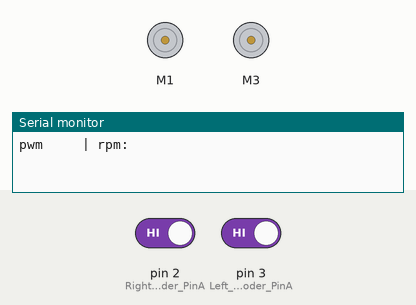
This sketch was run on a simulated Arduino Uno, built with avr-gcc and run on an emulated ATmega328P. Parts: 2 × DC motor (green arrow = forward, orange = backward, longer = faster), the last lines printed to the serial monitor. The inputs (shaded band) are chosen by the test bench; at power-on: pin 2 (Right_Encoder_PinA) HIGH, pin 3 (Left_Encoder_PinA) HIGH.

Above: at 0.1 s.
At 36.1 s:
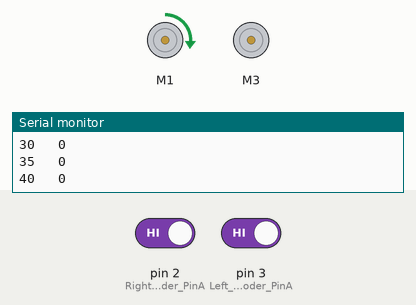
Timing chart, 0 to 37.6 s (numbered marks = the images above):
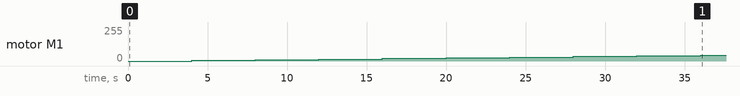

The sketch:

02_rpm_test.ino
```cpp
#include "ros_mm.h"
#include <Wire.h>
#include <Adafruit_MotorShield.h>

/* ----------------------------ADAFRUIT MOTOR SHIELD------------------- */
// Create the motor shield object with the default I2C address
// Select which 'port' M1, M2, M3 or M4.

Adafruit_MotorShield AFMS = Adafruit_MotorShield();
Adafruit_DCMotor *RightMotor = AFMS.getMotor(1);
Adafruit_DCMotor *LeftMotor = AFMS.getMotor(3);
/*----------------------------------------------------------------------*/

// Left encoder
#define Left_Encoder_PinA 3
#define Left_Encoder_PinB 8
volatile long Left_Encoder_Ticks = 0;
volatile bool LeftEncoderBSet;

//Right Encoder
#define Right_Encoder_PinA 2
#define Right_Encoder_PinB 7
volatile long Right_Encoder_Ticks = 0;
volatile bool RightEncoderBSet;
/*-----------------------------------------------------------------------*/

void setup() {
  setup_motor_driver();
  Serial.begin(9600);
  Serial.println("pwm     | rpm:");
  //RightMotor->setSpeed(255);
  RightMotor->run(FORWARD);
}

void loop() {
  for(int i=0;i<255;i+=5) {
    RightMotor->setSpeed(i);
    delay(3000);
    int count1 = Right_Encoder_Ticks;
    delay(1000);
    int count2 = Right_Encoder_Ticks;
    int diff = count2 - count1;
    int rpm = diff * 0.18181818;
    //int rpm = diff*60/330;
    Serial.print(i);Serial.print("   ");Serial.println(rpm);
  }


  //Serial.print("Left ");Serial.println(Left_Encoder_Ticks);


}
```

motor_n_encoder.ino
```cpp
 void setup_motor_driver(){
  AFMS.begin();

  setup_encoder();

  RightMotor->setSpeed(0);
  LeftMotor->setSpeed(0);
  RightMotor->run(FORWARD);
  RightMotor->run(RELEASE);
  LeftMotor->run(FORWARD);
  LeftMotor->run(RELEASE);
 }


void setup_encoder()
{
  // Quadrature encoders
  // Left encoder
  pinMode(Left_Encoder_PinA, INPUT_PULLUP);      // sets pin A as input
  pinMode(Left_Encoder_PinB, INPUT_PULLUP);      // sets pin B as input
  digitalWrite(Left_Encoder_PinA, HIGH);                // turn on pullup resistor
  digitalWrite(Left_Encoder_PinB, HIGH);
  //Attaching interrupt in Left_Enc_PinA.
  attachInterrupt(digitalPinToInterrupt(Left_Encoder_PinA), do_Left_Encoder, RISING);


  // Right encoder
  pinMode(Right_Encoder_PinA, INPUT_PULLUP);      // sets pin A as input
  pinMode(Right_Encoder_PinB, INPUT_PULLUP);      // sets pin B as input
  digitalWrite(Right_Encoder_PinA, HIGH);                // turn on pullup resistor
  digitalWrite(Right_Encoder_PinB, HIGH);
  //Attaching interrupt in Right_Enc_PinA.
  attachInterrupt(digitalPinToInterrupt(Right_Encoder_PinA), do_Right_Encoder, RISING);

}


//do_Left_Encoder() Definitions
void do_Left_Encoder()
{
   // Test transition; since the interrupt will only fire on 'rising' we don't need to read pin A
  LeftEncoderBSet = digitalRead(Left_Encoder_PinB);   // read the input pin
  Left_Encoder_Ticks -= LeftEncoderBSet ? -1 : +1;

}


//do_Right_Encoder() Definitions
void do_Right_Encoder()
{

  RightEncoderBSet = digitalRead(Right_Encoder_PinB);   // read the input pin
  Right_Encoder_Ticks += RightEncoderBSet ? -1 : +1;

}
```

ros_mm.h
```cpp
#ifndef ROS_MM_H
#define ROS_MM_H

#define encoder_pulse   11      // original 13
#define gear_ratio      30      // original 120
#define wheel_diameter  0.069   // same
#define wheel_width     0.027   // same not use in program
#define track_width     0.236   // original 0.276
#define MAX_RPM         320     // original 58
#define pi              3.1415926
#define two_pi          6.2831853
#endif
```

Measured:
- by itself, motor M1: moves from stopped to forward 45/255 over 32.0 s
